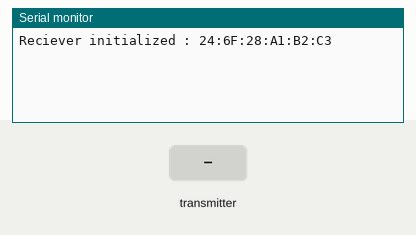
Bench run of a sketch on a simulated ESP32. Parts: the last lines printed to the serial monitor. Inputs (shaded band) come from the test bench.

Above: at 1.2 s.
1.3 s: the transmitter starts sending shuntVoltage = 0
At 1.61 s:
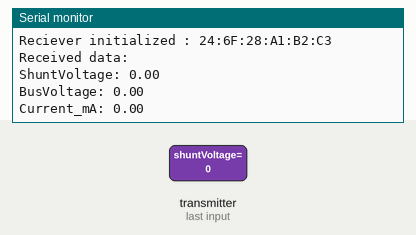
2.8 s: the transmitter starts sending busVoltage = 25
4.3 s: the transmitter starts sending current_mA = 25
At 4.61 s:
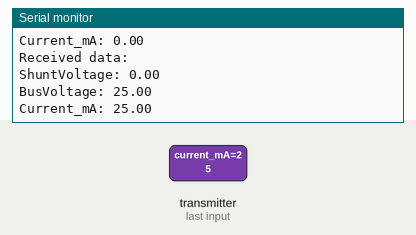
5.8 s: the transmitter starts sending shuntVoltage = 25
7.3 s: the transmitter starts sending busVoltage = 50
8.8 s: the transmitter starts sending current_mA = 50
At 9.11 s:
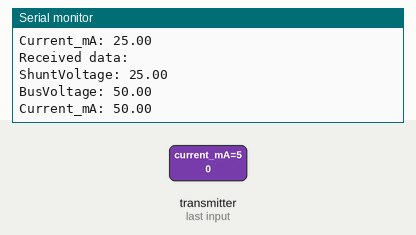
Timing chart, 0 to 11.3 s (numbered marks = the images above; inputs shaded):
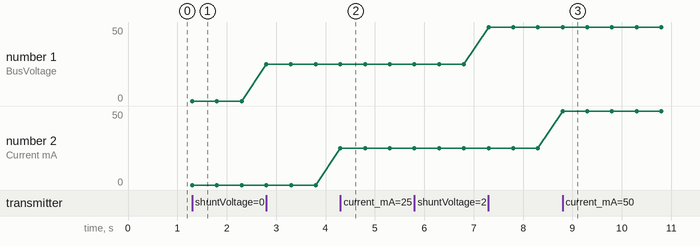

Measured:
- after the input at 1.3 s, the serial monitor: prints a new line at once (image 1)
- after the input at 4.3 s, the serial monitor: prints a new line at once (image 2)
- after the input at 8.8 s, the serial monitor: prints a new line at once (image 3)
- plotted number 1: 0 → 25 after the input at 2.8 s, 25 → 50 after the input at 7.3 s

The sketch:

receiver-esp8266.ino
```cpp
#include <esp_now.h>// https://github.com/espressif/esp-idf/blob/master/components/esp_wifi/include/esp_now.h
#include <WiFi.h>

// Structure example to receive data
// Must match the sender structure
typedef struct message {
   float shuntVoltage;
   float busVoltage;
   float current_mA;
} Message;

Message receivedMessage;


// callback when data is received
void OnDataRecv(const uint8_t * mac, const uint8_t *incomingData, int len) {
 	memcpy(&receivedMessage, incomingData, sizeof(receivedMessage));
 	 Serial.println("Received data:");
    Serial.print("ShuntVoltage: ");
    Serial.println(receivedMessage.shuntVoltage);
    Serial.print("BusVoltage: ");
    Serial.println(receivedMessage.busVoltage);
    Serial.print("Current_mA: ");
    Serial.println(receivedMessage.current_mA);

}

void setup() {
 	// Initialize Serial Monitor
 	Serial.begin(115200);

 	// Set device as a Wi-Fi Station
 	WiFi.mode(WIFI_STA);

 	// Init ESP-NOW
 	if (esp_now_init() != ESP_OK) {
 			Serial.println("Error initializing ESP-NOW");
 			return;
 	}
 	Serial.print(F("Reciever initialized : "));
 	Serial.println(WiFi.macAddress());

 	// Define receive function
 	esp_now_register_recv_cb(OnDataRecv);
}

void loop() {
}
```
